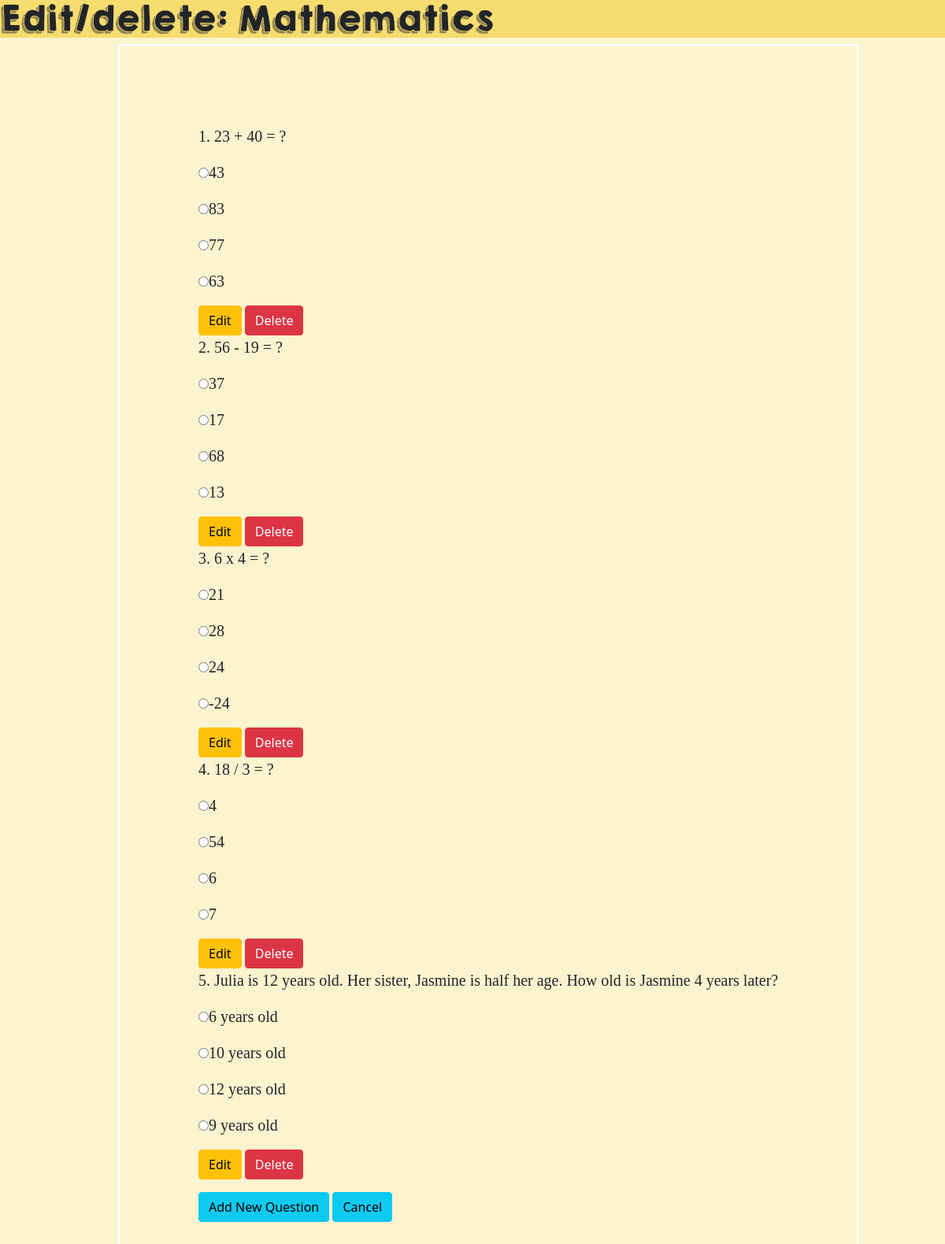
The page /admin/questions/math.php on the database its author committed.
### tables this page shows
CREATE TABLE `questionb` (
  `auto_id` int(10) UNSIGNED NOT NULL,
  `qnum` varchar(5) DEFAULT NULL,
  `question` varchar(1000) DEFAULT NULL,
  `answer1` varchar(500) DEFAULT NULL,
  `answer2` varchar(500) DEFAULT NULL,
  `answer3` varchar(500) DEFAULT NULL,
  `answer4` varchar(500) DEFAULT NULL,
  `answer5` varchar(500) DEFAULT NULL,
  `mark1` varchar(5) DEFAULT NULL,
  `mark2` varchar(5) DEFAULT NULL,
  `mark3` varchar(5) DEFAULT NULL,
  `mark4` varchar(5) DEFAULT NULL,
  `mark5` varchar(5) DEFAULT NULL
);

### admin/questions/math.php (the view, shortened to what this page needs)
<?php
require_once "../../db.php";
$id = $_POST['id'];
?>
<html>
<head>
  <link href="https://cdn.jsdelivr.net/npm/bootstrap@5.0.2/dist/css/bootstrap.min.css" rel="stylesheet">
  <link rel="stylesheet" type="text/css" href="../../css/index.css">
</head>
<body>
  <div class="header">
  <h1>Edit/delete: Mathematics</h1>
  </div>
  <div class="left">
<?php
$stmt = $conn->query("SELECT * FROM questionb order by qnum");
$row = $stmt->fetchAll(PDO::FETCH_ASSOC);
echo '<form name="quiz" id="quiz">';
foreach ($row as $row) {
    echo '<div>';
    echo '<p>'.$row['qnum'].". ".$row['question'].'</p>';
    if (!strlen($row['answer1']) < 1) {
        echo '<p><input type="radio" name="'.$row['qnum'].'" value="'.$row['mark1'].'">'.$row['answer1'].'</p>';
    };
    if (!strlen($row['answer2']) < 1) {
        echo '<p><input type="radio" name="'.$row['qnum'].'" value="'.$row['mark2'].'">'.$row['answer2'].'</p>';
    };
    if (!strlen($row['answer3']) < 1) {
        echo '<p><input type="radio" name="'.$row['qnum'].'" value="'.$row['mark3'].'">'.$row['answer3'].'</p>';
    };
    if (!strlen($row['answer4']) < 1) {
        echo '<p><input type="radio" name="'.$row['qnum'].'" value="'.$row['mark4'].'">'.$row['answer4'].'</p>';
    };
    echo '<a class="btn btn-warning" href="../edit/math.php? auto_id='.urlencode($row['auto_id']).'">Edit</a>';
    echo '<a class="btn btn-danger" href="../delete/math.php? auto_id='.urlencode($row['auto_id']).'">Delete</a>';
    echo '</div>';
}
echo '</form>';
?>
<a href="../add/math.php" class="btn btn-info" role="button">Add New Question</a>
<a href="../dashboard.php?id=<?php echo $id ?>" class="btn btn-info" role="button">Cancel</a>
</div>
</body>
</html>

### css/index.css (style rules this page uses)
body { margin: 0; padding: 0; background: #FCF3CF; }
.header { position: relative; background-color: #F7DC6F; background-position: center; background-size: auto; }
h1 { font-family: kghappy; }
p { font-family: splodge; }
a { text-decoration: none; }
.left { position: absolute; left: 150px; width: auto; height: auto; padding: 100px; border: 2px solid white; }

### admin/questions/math.php (style rules this page uses)
p { font-size: 20px; }

### rows shown on the page
questionb: qnum "1", question "23 + 40 = ?", answer1 "43", answer2 "83", answer3 "77", answer4 "63"
questionb: qnum "2", question "56 - 19 = ?", answer1 "37", answer2 "17", answer3 "68", answer4 "13"
questionb: qnum "3", question "6 x 4 = ?", answer1 "21", answer2 "28", answer3 "24", answer4 "-24"
questionb: qnum "4", question "18 / 3 = ?", answer1 "4", answer2 "54", answer3 "6", answer4 "7"
questionb: qnum "5", question "Julia is 12 years old. Her sister, Jasmine is half her age. How old is Jasmine 4 years later?", answer1 "6 years old", answer2 "10 years old", answer3 "12 years old", answer4 "9 years old"
